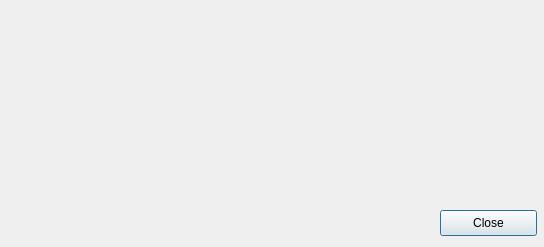
<?xml version="1.0" encoding="UTF-8"?>
<ui version="4.0">
 <class>SettingsDialog</class>
 <widget class="QDialog" name="SettingsDialog">
  <property name="geometry">
   <rect>
    <x>0</x>
    <y>0</y>
    <width>544</width>
    <height>247</height>
   </rect>
  </property>
  <property name="windowTitle">
   <string>Dialog</string>
  </property>
  <widget class="QPushButton" name="pushButton">
   <property name="geometry">
    <rect>
     <x>440</x>
     <y>210</y>
     <width>97</width>
     <height>26</height>
    </rect>
   </property>
   <property name="text">
    <string>Close</string>
   </property>
  </widget>
 </widget>
 <resources/>
 <connections/>
</ui>
